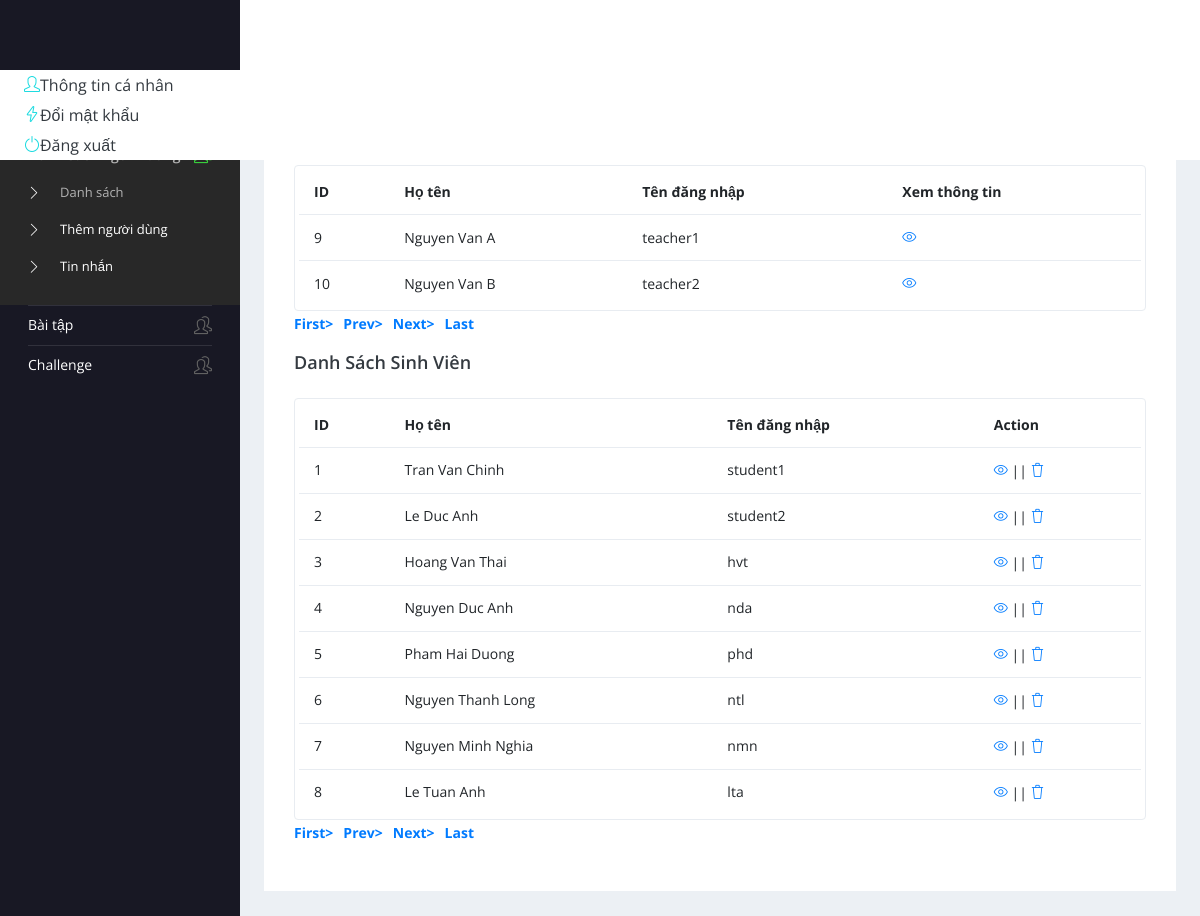
Page /teacher/users-list.php (signed in) on the committed database.
### tables this page shows
CREATE TABLE nguoidung(
    id int AUTO_INCREMENT PRIMARY KEY,
    tendangnhap varchar(50),
    hoten varchar(50),
    matkhau varchar(50),
    email varchar(50),
    sodienthoai varchar(50),
    role varchar(50),
    Image varchar(100)
);

### teacher/users-list.php (the view, shortened to what this page needs)
<?php
include('../includes/dbconnection.php');
if (strlen($_SESSION['id'])==0){
    header("Location: logout.php");
} else {
?>
<!DOCTYPE html>
<html lang="en">
    <head>
        <link rel="stylesheet" href="vendors/simple-line-icons/css/simple-line-icons.css">
        <link rel="stylesheet" href="vendors/flag-icon-css/css/flag-icon.min.css">
        <link rel="stylesheet" href="vendors/css/vendor.bundle.base.css">
        <link rel="stylesheet" href="./css/style.css">
    </head>
    <body>
        <div class="container-scroller">
            <?php include_once('includes/header.php'); ?>
            <div class="container-fluid page-body-wrapper">
                <?php include_once('includes/sidebar.php');?>
                <div class="main-panel">
                    <div class="content-wrapper">
                        <div class="page-header">
                            <h3 class="page-title">Danh sách người dùng trên hệ thống</h3>
                        </div>
                        <div class="row">
                            <div class="col-md-12 grid-margin stretch-card">
                                <div class="card">
                                    <div class="card-body">
                                        <div class="d-sm-flex align-items-center mb-4">
                                            <h4 class="card-title mb-sm-0">Danh sách giáo viên</h4>
                                        </div>
                                        <div class="table-responsive border rounded p-1">
                                            <table class="table">
                                                <thead>
                                                    <tr>
                                                        <th class="font-weight-bold">ID</th>
                                                        <th class="font-weight-bold">Họ tên</th>
                                                        <th class="font-weight-bold">Tên đăng nhập</th>
                                                        <th class="font-weight-bold">Xem thông tin</th>
                                                    </tr>
                                                </thead>
                                                <tbody>
                                                    <?php
                                                    if (isset($_GET['pageno'])){
                                                        $pageno = $_GET['pageno'];
                                                    } else {
                                                        $pageno = 1;
                                                    }
                                                    $no_of_records_per_page = 15;
                                                    $offset = ($pageno-1) * $no_of_records_per_page;
                                                    $ret = "SELECT id FROM nguoidung WHERE role='giaovien'";
                                                    $query1 = $dbh->prepare($ret);
                                                    $query1->execute();
                                                    $total_rows=$query1->rowCount();
                                                    $total_pages=ceil($total_rows/$no_of_records_per_page);
                                                    $sql ="SELECT * FROM nguoidung WHERE role='giaovien' LIMIT $offset,$no_of_records_per_page";
                                                    $query=$dbh->prepare($sql);
                                                    $query->execute();
                                                    $results=$query->fetchAll(PDO::FETCH_OBJ);
                                                    if ($query->rowCount()>0){
                                                        foreach ($results as $row) {    ?>
                                                            <tr>
                                                                <td><?php  echo htmlentities($row->id);?></td>
                                                                <td><?php  echo htmlentities($row->hoten);?></td>
                                                                <td><?php  echo htmlentities($row->tendangnhap);?></td>
                                                                <td>
                                                                    <div><a href="users-info.php?id=<?php echo htmlentities($row->id);?>"><i class="icon-eye"></i></a>
                                                                    </div>
                                                                </td>
                                                            </tr><?php
                                                        }
                                                    }   ?>
                                                </tbody>
                                            </table>
                                        </div>
                                        <div align="left">
                                            <ul class="pagination">
                                                <li><a href="?pageno=1"><strong>First></strong></a></li>
                                                <li class="<?php if($pageno <= 1){ echo 'disabled'; } ?>">
                                                    <a href="<?php if($pageno <= 1){ echo '#'; } else { echo "?pageno=".($pageno - 1); } ?>"><strong style="padding-left: 10px">Prev></strong></a>
                                                </li>
                                                <li class="<?php if($pageno >= $total_pages){ echo 'disabled'; } ?>">
                                                    <a href="<?php if($pageno >= $total_pages){ echo '#'; } else { echo "?pageno=".($pageno + 1); } ?>"><strong style="padding-left: 10px">Next></strong></a>
                                                </li>
                                                <li><a href="?pageno=<?php echo $total_pages; ?>"><strong style="padding-left: 10px">Last</strong></a></li>
                                            </ul>
                                        </div>
                                        <div class="d-sm-flex align-items-center mb-4">
                                            <h4 class="card-title mb-sm-0">Danh sách sinh viên</h4>
                                        </div>
                                        <div class="table-responsive border rounded p-1">
                                            <table class="table">
                                                <thead>
                                                    <tr>
                                                        <th class="font-weight-bold">ID</th>
                                                        <th class="font-weight-bold">Họ tên</th>
                                                        <th class="font-weight-bold">Tên đăng nhập</th>
                                                        <th class="font-weight-bold">Action</th>
                                                    </tr>
                                                </thead>
                                                <tbody>
                                                    <?php
                                                    if (isset($_GET['pageno'])){
                                                        $pageno = $_GET['pageno'];
                                                    } else {
                                                        $pageno = 1;
                                                    }
                                                    $no_of_records_per_page = 15;
                                                    $offset = ($pageno-1) * $no_of_records_per_page;
                                                    $ret = "SELECT id FROM nguoidung WHERE role='sinhvien'";
                                                    $query1 = $dbh->prepare($ret);
                                                    $query1->execute();
                                                    $total_rows=$query1->rowCount();
                                                    $total_pages=ceil($total_rows/$no_of_records_per_page);
                                                    $sql ="SELECT * FROM nguoidung WHERE role='sinhvien' LIMIT $offset,$no_of_records_per_page";
                                                    $query=$dbh->prepare($sql);
                                                    $query->execute();
                                                    $results=$query->fetchAll(PDO::FETCH_OBJ);
                                                    if ($query->rowCount()>0){
                                                        foreach ($results as $row) {    ?>
                                                            <tr>
                                                                <td><?php  echo htmlentities($row->id);?></td>
                                                                <td><?php  echo htmlentities($row->hoten);?></td>
                                                                <td><?php  echo htmlentities($row->tendangnhap);?></td>
                                                                <td>
                                                                    <div><a href="edit-students.php?editid=<?php echo htmlentities($row->id);?>"><i class="icon-eye"></i></a>
                                                                        || <a href="delete-students.php?delid=<?php echo ($row->id);?>" onclick="return confirm('Do you really want to Delete ?');"> <i class="icon-trash"></i></a>
                                                                    </div>
                                                                </td>
                                                            </tr><?php
                                                        }
                                                    }   ?>
                                                </tbody>
                                            </table>
                                        </div>
                                        <div align="left">
                                            <ul class="pagination">
                                                <li><a href="?pageno=1"><strong>First></strong></a></li>
                                                <li class="<?php if($pageno <= 1){ echo 'disabled'; } ?>">
                                                    <a href="<?php if($pageno <= 1){ echo '#'; } else { echo "?pageno=".($pageno - 1); } ?>"><strong style="padding-left: 10px">Prev></strong></a>
                                                </li>
                                                <li class="<?php if($pageno >= $total_pages){ echo 'disabled'; } ?>">
                                                    <a href="<?php if($pageno >= $total_pages){ echo '#'; } else { echo "?pageno=".($pageno + 1); } ?>"><strong style="padding-left: 10px">Next></strong></a>
                                                </li>
                                                <li><a href="?pageno=<?php echo $total_pages; ?>"><strong style="padding-left: 10px">Last</strong></a></li>
                                            </ul>
                                        </div>
                                    </div>
                                </div>
                            </div>
                        </div>
                    </div>
                </div>
            </div>
    </body>
</html>
<?php } ?>

### rows in the picture
nguoidung: id "9", hoten "Nguyen Van A", tendangnhap "teacher1"
nguoidung: id "10", hoten "Nguyen Van B", tendangnhap "teacher2"
nguoidung: id "1", hoten "Tran Van Chinh", tendangnhap "student1"
nguoidung: id "2", hoten "Le Duc Anh", tendangnhap "student2"
nguoidung: id "3", hoten "Hoang Van Thai", tendangnhap "hvt"
nguoidung: id "4", hoten "Nguyen Duc Anh", tendangnhap "nda"
nguoidung: id "5", hoten "Pham Hai Duong", tendangnhap "phd"
nguoidung: id "6", hoten "Nguyen Thanh Long", tendangnhap "ntl"
nguoidung: id "7", hoten "Nguyen Minh Nghia", tendangnhap "nmn"
nguoidung: id "8", hoten "Le Tuan Anh", tendangnhap "lta"
